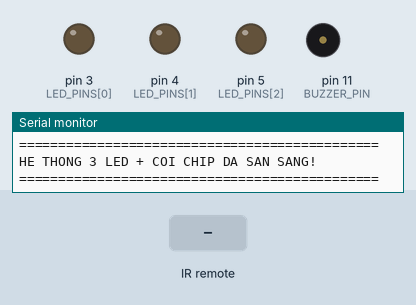
A sketch run on a simulated Arduino Uno, built with avr-gcc and run on an emulated ATmega328P. Parts: output pins drawn as LEDs (lit = HIGH), buzzer (waves = sounding), the last lines printed to the serial monitor. The inputs (shaded band) are chosen by the test bench. Pins used as bus, display or sensor lines are not drawn.

Above: at 1.3 s.
1.4 s: infrared code 0x08 received
At 3.89 s:
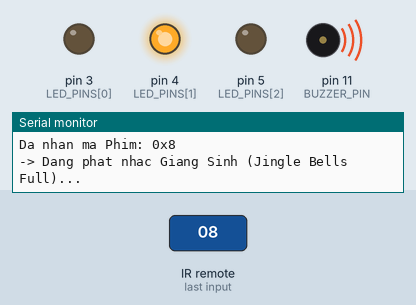
4.4 s: infrared code 0x45 received
At 5.6 s:
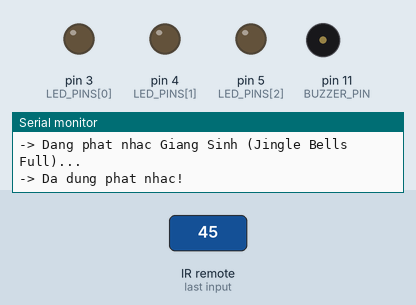
5.9 s: infrared code 0x0C received
At 6.7 s:
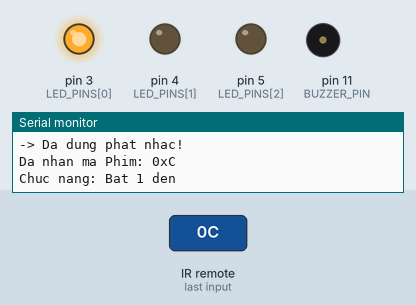
7.4 s: infrared code 0x5E received
At 7.8 s:
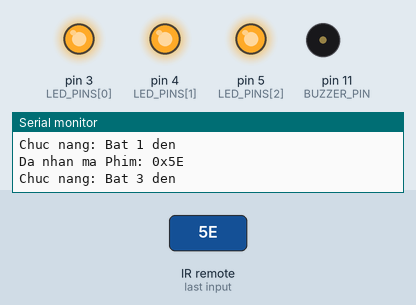
8.9 s: infrared code 0x18 received
At 10.1 s:
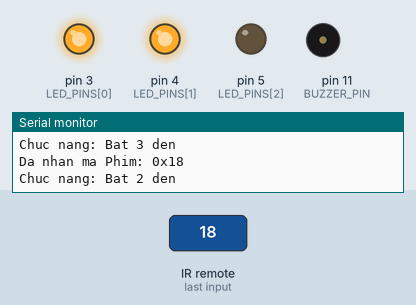
10.4 s: infrared code 0x08 received
At 11.15 s:
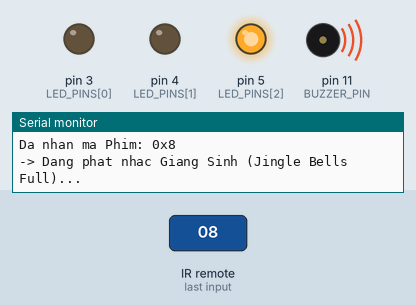
Timing chart, 0 to 14.4 s (numbered marks = the images above; inputs shaded):
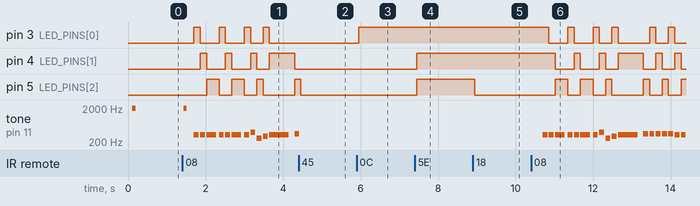

The sketch:

BLKLab_Dieu_Khien_LED_Am_Thanh_Bang_Remote_Hong_Ngoai.ino
```cpp
// -------------------------------------------------------------
// PRJ: Điều khiển LED & Âm thanh bằng Remote hồng ngoại
// -------------------------------------------------------------
#define IR_USE_AVR_TIMER1
#include <IRremote.hpp>

// -------------------------------------------------------------
// 1. ĐỊNH NGHĨA CHÂN CẮM HARDWARE
// -------------------------------------------------------------
const int IR_RECEIVE_PIN = 2;      // Mắt thu IR 1838T nối chân D2
const int LED_PINS[3] = {3, 4, 5}; // 3 LED nối chân D3, D4, D5
const int BUZZER_PIN = 11;         // Còi chip/Loa nối chân D11

// -------------------------------------------------------------
// 2. BẢNG MÃ HEX CỦA REMOTE (Chuẩn NEC)
// -------------------------------------------------------------
#define KEY_POWER 0x45  // Phím POWER / ON-OFF
#define KEY_1     0x0C  // Phím số 1 (Bật 1 đèn)
#define KEY_2     0x18  // Phím số 2 (Bật 2 đèn)
#define KEY_3     0x5E  // Phím số 3 (Bật 3 đèn)
#define KEY_4     0x08  // Phím số 4 (Phát nhạc Jingle Bells Full)

bool isPowerOn = false;

// -------------------------------------------------------------
// 3. THỜI GIAN DEBOUNCE
// -------------------------------------------------------------
unsigned long lastIRTime = 0;
const unsigned long DEBOUNCE_DELAY = 300;

// -------------------------------------------------------------
// 4. ĐỊNH NGHĨA BẢN NHẠC JINGLE BELLS FULL (TRỌN VẸN 51 NỐT)
// -------------------------------------------------------------
#define NOTE_C4  262
#define NOTE_D4  294
#define NOTE_E4  330
#define NOTE_F4  349
#define NOTE_G4  392

int melody[] = {
  // --- Câu 1: Jingle bells, jingle bells, jingle all the way ---
  NOTE_E4, NOTE_E4, NOTE_E4,
  NOTE_E4, NOTE_E4, NOTE_E4,
  NOTE_E4, NOTE_G4, NOTE_C4, NOTE_D4, NOTE_E4,

  // --- Câu 2: Oh what fun it is to ride in a one-horse open sleigh, hey! ---
  NOTE_F4, NOTE_F4, NOTE_F4, NOTE_F4,
  NOTE_F4, NOTE_E4, NOTE_E4, NOTE_E4, NOTE_E4,
  NOTE_E4, NOTE_D4, NOTE_D4, NOTE_E4, NOTE_D4, NOTE_G4,

  // --- Câu 3: Jingle bells, jingle bells, jingle all the way ---
  NOTE_E4, NOTE_E4, NOTE_E4,
  NOTE_E4, NOTE_E4, NOTE_E4,
  NOTE_E4, NOTE_G4, NOTE_C4, NOTE_D4, NOTE_E4,

  // --- Câu 4: Oh what fun it is to ride in a one-horse open sleigh! (Kết bài) ---
  NOTE_F4, NOTE_F4, NOTE_F4, NOTE_F4,
  NOTE_F4, NOTE_E4, NOTE_E4, NOTE_E4, NOTE_E4,
  NOTE_G4, NOTE_G4, NOTE_F4, NOTE_D4, NOTE_C4
};

int noteDurations[] = {
  // --- Câu 1 ---
  8, 8, 4,
  8, 8, 4,
  8, 8, 8, 8, 2,

  // --- Câu 2 ---
  8, 8, 8, 8,
  8, 8, 8, 8, 8,
  8, 8, 8, 8, 4, 4,

  // --- Câu 3 ---
  8, 8, 4,
  8, 8, 4,
  8, 8, 8, 8, 2,

  // --- Câu 4 ---
  8, 8, 8, 8,
  8, 8, 8, 8, 8,
  8, 8, 8, 8, 2
};

void beep() {
  for (int i = 0; i < 100; i++) {
    digitalWrite(BUZZER_PIN, HIGH);
    delayMicroseconds(250);
    digitalWrite(BUZZER_PIN, LOW);
    delayMicroseconds(250);
  }
}

void setLedCount(int count) {
  for (int i = 0; i < 3; i++) {
    digitalWrite(LED_PINS[i], (i < count) ? HIGH : LOW);
  }
}

// Hàm phát nhạc Giáng Sinh
void playChristmasMelody() {
  Serial.println("-> Dang phat nhac Giang Sinh (Jingle Bells Full)...");

  // Dọn sạch tín hiệu dư thừa của phím bấm
  IrReceiver.resume();
  delay(250);
  if (IrReceiver.decode()) {
    IrReceiver.resume();
  }

  int totalNotes = sizeof(melody) / sizeof(melody[0]);

  for (int thisNote = 0; thisNote < totalNotes; thisNote++) {
    // Nếu bấm phím mới trong lúc đang phát -> Dừng bài
    if (IrReceiver.decode()) {
      if (IrReceiver.decodedIRData.flags & IRDATA_FLAGS_IS_REPEAT) {
        IrReceiver.resume();
      } else {
        IrReceiver.resume();
        noTone(BUZZER_PIN);
        Serial.println("-> Da dung phat nhac!");
        return;
      }
    }

    int noteDuration = 1000 / noteDurations[thisNote];
    tone(BUZZER_PIN, melody[thisNote], noteDuration);

    // Nhấp nháy 3 LED luân phiên theo từng nốt nhạc
    digitalWrite(LED_PINS[thisNote % 3], HIGH);

    int pauseBetweenNotes = noteDuration * 1.30;
    delay(pauseBetweenNotes);

    noTone(BUZZER_PIN);
    digitalWrite(LED_PINS[thisNote % 3], LOW);
  }

  // Phát xong nhạc -> Bật lại 3 LED
  setLedCount(3);
}

void setup() {
  Serial.begin(9600);

  for (int i = 0; i < 3; i++) {
    pinMode(LED_PINS[i], OUTPUT);
    digitalWrite(LED_PINS[i], LOW);
  }

  pinMode(BUZZER_PIN, OUTPUT);

  IrReceiver.begin(IR_RECEIVE_PIN, ENABLE_LED_FEEDBACK);
  Serial.println("==============================================");
  Serial.println("HE THONG 3 LED + COI CHIP DA SAN SANG!");
  Serial.println("==============================================");

  beep();
}

void loop() {
  if (IrReceiver.decode()) {
    if (IrReceiver.decodedIRData.flags & IRDATA_FLAGS_IS_REPEAT) {
      IrReceiver.resume();
      return;
    }

    uint16_t command = IrReceiver.decodedIRData.command;

    if (command != 0 && (millis() - lastIRTime > DEBOUNCE_DELAY)) {
      lastIRTime = millis();

      Serial.print("Da nhan ma Phim: 0x");
      Serial.println(command, HEX);

      switch (command) {
        case KEY_POWER:
          beep();
          isPowerOn = !isPowerOn;
          setLedCount(isPowerOn ? 3 : 0);
          Serial.println(isPowerOn ? "NGUON: ON (Bat 3 den)" : "NGUON: OFF (Tat 3 den)");
          break;

        case KEY_1:
          beep();
          isPowerOn = true;
          setLedCount(1);
          Serial.println("Chuc nang: Bat 1 den");
          break;

        case KEY_2:
          beep();
          isPowerOn = true;
          setLedCount(2);
          Serial.println("Chuc nang: Bat 2 den");
          break;

        case KEY_3:
          beep();
          isPowerOn = true;
          setLedCount(3);
          Serial.println("Chuc nang: Bat 3 den");
          break;

        case KEY_4:
          beep();
          isPowerOn = true;
          playChristmasMelody();
          break;

        default:
          break;
      }
    }

    IrReceiver.resume();
  }
}
```

Measured:
- after the input at 1.4 s, pin 3 (LED_PINS[0]): LOW → HIGH after 0.30 s, → LOW 0.16 s later, → HIGH 0.49 s later, → LOW 0.16 s later, … (8 changes in this stretch); pin 4 (LED_PINS[1]): LOW → HIGH after 0.46 s, → LOW 0.16 s later, → HIGH 0.49 s later, → LOW 0.16 s later, … (8 changes in this stretch)
- after the input at 4.4 s, pin 3 (LED_PINS[0]), pin 4 (LED_PINS[1]): stops changing and stays LOW; pin 5 (LED_PINS[2]): goes on until 4.5 s, then stays LOW; tone on pin 11 (BUZZER_PIN): goes on until 4.4 s, then stays silent
- after the input at 5.9 s, pin 3 (LED_PINS[0]): LOW → HIGH after 0.05 s
- after the input at 7.4 s, pin 4 (LED_PINS[1]), pin 5 (LED_PINS[2]): LOW → HIGH after 0.05 s
- after the input at 8.9 s, pin 5 (LED_PINS[2]): HIGH → LOW after 0.05 s
- after the input at 10.4 s, pin 3 (LED_PINS[0]): HIGH → LOW after 0.46 s, → HIGH 0.49 s later, → LOW 0.16 s later, → HIGH 0.49 s later, … (11 changes in this stretch); pin 4 (LED_PINS[1]): HIGH → LOW after 0.63 s, → HIGH 0.49 s later, → LOW 0.16 s later, → HIGH 0.49 s later, … (11 changes in this stretch)
